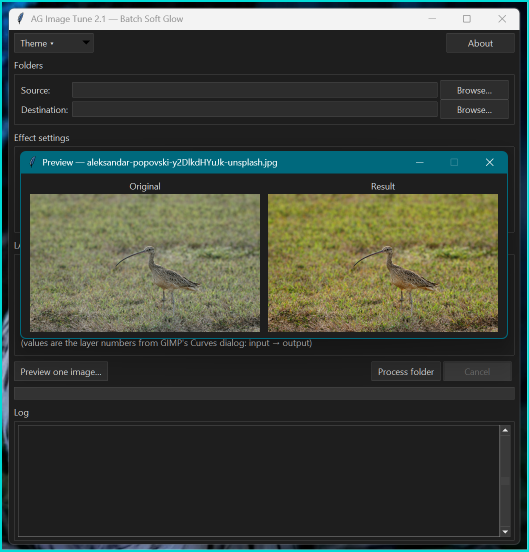
#> input picture example.png, 1058 x 1103 px (shown at 1/2 size); its folder holds only this picture in this run
$ python -i agimage_tune_gui.py   (imports and definitions only)
#> lines starting #> are read from the running program, lines starting #| are printed output that depends on the picture
#> further down, picture is the input picture: PIL image 1058x1103 RGBA; mean R, G, B, A 60.9, 68.2, 59.8, 254.8
#!/usr/bin/env python3
"""AG Image Tune — self-contained Windows GUI (single file).

Everything is in this one file: the soft-glow effect, the folder-processing
loop, and the Tkinter interface. There are no imports from other project
modules and no path tricks, so it can be dropped anywhere and compiled into a
single .exe with PyInstaller:

    py -m pip install pillow pyinstaller
    pyinstaller --onefile --windowed --name AGImageTune agimage_tune_gui.py

The result is dist/AGImageTune.exe — one file, no Python required on the
target machine.
"""
import json
import os
import queue
import sys
import threading
import tkinter as tk
import webbrowser
from concurrent.futures import ThreadPoolExecutor, as_completed
from pathlib import Path
from tkinter import filedialog, ttk
from typing import Optional

from PIL import Image, ImageChops, ImageFilter, ImageOps, ImageTk

SUPPORTED = {".jpg", ".jpeg", ".png", ".webp", ".bmp", ".tif", ".tiff"}

IMAGE_TYPES = [
    ("Images", "*.jpg *.jpeg *.png *.webp *.bmp *.tif *.tiff"),
    ("All files", "*.*"),
]

# How many images to process at once. Pillow releases the GIL inside the heavy
# pixel work (blur, codecs), so plain threads give a real multi-core speedup —
# no multiprocessing, no pickling, nothing extra to bundle into the .exe.
# Capped because every worker holds several full-size RGB buffers (≈5 x W x H
# x 3 bytes): 8 workers on 24 MP photos is already ~2 GB peak.
AUTO_WORKERS_CAP = 8

# .png outputs only. zlib level 6 is Pillow's default; level 1 writes roughly
# 3x faster for ~20% bigger files (the pixels are identical — PNG is lossless).
# Lower it here if you process PNGs and care more about speed than file size.
PNG_COMPRESS_LEVEL = 6

# The LAB pre-step can be split across cores in horizontal strips; strips
# thinner than this are not worth the thread hand-off.
MIN_LAB_TILE_ROWS = 64


def default_workers() -> int:
    """One worker per CPU core, capped at AUTO_WORKERS_CAP."""
    return max(1, min(os.cpu_count() or 1, AUTO_WORKERS_CAP))


# Colour palettes for the two UI themes. ttk's 'clam' engine honours these
# overrides on every platform, unlike the native 'vista' theme (which ignores
# most colour changes on Windows).
THEMES = {
    "light": {
        "label": "Light",
        "bg": "#f4f4f4",
        "fg": "#1b1b1b",
        "surface": "#ffffff",
        "surface_alt": "#e7e7e7",
        "border": "#c2c2c2",
        "accent": "#2563eb",
        "accent_fg": "#ffffff",
        "hover": "#e0e6f0",
        "select_bg": "#2563eb",
        "select_fg": "#ffffff",
        "disabled_fg": "#9e9e9e",
        "text_bg": "#ffffff",
        "text_fg": "#1b1b1b",
        "trough": "#e0e0e0",
    },
    "dark": {
        "label": "Dark",
        "bg": "#1e1e1e",
        "fg": "#e6e6e6",
        "surface": "#2d2d2d",
        "surface_alt": "#3a3a3a",
        "border": "#4a4a4a",
        "accent": "#4f9cf9",
        "accent_fg": "#0b0b0b",
        "hover": "#3d4652",
        "select_bg": "#2f6fb3",
        "select_fg": "#ffffff",
        "disabled_fg": "#6e6e6e",
        "text_bg": "#1e1e1e",
        "text_fg": "#e6e6e6",
        "trough": "#333333",
    },
}
DEFAULT_THEME = "light"

# Theme choice persists here; a home-dir path survives PyInstaller one-file
# builds (which unpack __file__ into a temp dir at runtime).
CONFIG_PATH = Path.home() / ".agimage_tune.json"


# ---------------------------------------------------------------------------
# LAB chroma curve — a Python port of this GIMP workflow:
#     Colors > Components > Decompose  (model LAB, "Decompose to layers")
#     Curves on layer "A" and layer "B"  (e.g. the points 30->0 and 220->255)
#     Colors > Components > Compose
# The same functions plus a command-line front end live in lab_tune.py, which
# test_lab_tune.py exercises; keep the two copies in sync.
#
# Pillow's "LAB" mode is D50-referenced CIE Lab encoded as L* * 255/100,
# a* + 128, b* + 128 — the same numbers GIMP puts in the "L", "A" and "B"
# layers, so the control points can be typed straight across.
# ---------------------------------------------------------------------------
IDENTITY_POINTS = ((0, 0), (255, 255))
DEFAULT_LAB_POINTS = ((30, 0), (220, 255))


# [105 lines left out: functions build_curve_lut, apply_ab_curves, _lab_roundtrip, _lab_roundtrip_tiled, lab_ab_curve, not called in this run]


def soft_glow(img, blur=3.5, top_opacity=25.0, merged_opacity=80.0,
              lab_a_points=None, lab_b_points=None, tile_workers=1):
    """Apply the AG Image Tune soft-glow effect to a single image.

    When `lab_a_points` / `lab_b_points` are given, the Lab a*/b* channels are
    remapped first (the GIMP "Decompose to LAB + Curves" step). Pass None for
    a channel to leave it alone. `tile_workers` only affects that LAB step.
    """
#> called with blur = 3.5, top_opacity = 25, merged_opacity = 80, tile_workers = 1
    if lab_a_points or lab_b_points:
        img = lab_ab_curve(img,
                           lab_a_points or IDENTITY_POINTS,
                           lab_b_points or IDENTITY_POINTS,
                           tile_workers=tile_workers)
    base = img.convert("RGB")

    # Top layer: desaturate (LUMA) -> gaussian blur -> invert.
    # The layer is greyscale, so blur and invert run on the single-channel L
    # copy and are expanded to RGB afterwards. That is bit-identical to
    # blurring three identical RGB channels (a gaussian blur is per-plane) but
    # blurs a third of the pixels — the biggest single win, because the blur
    # dominates the runtime.
    top = ImageOps.grayscale(base)
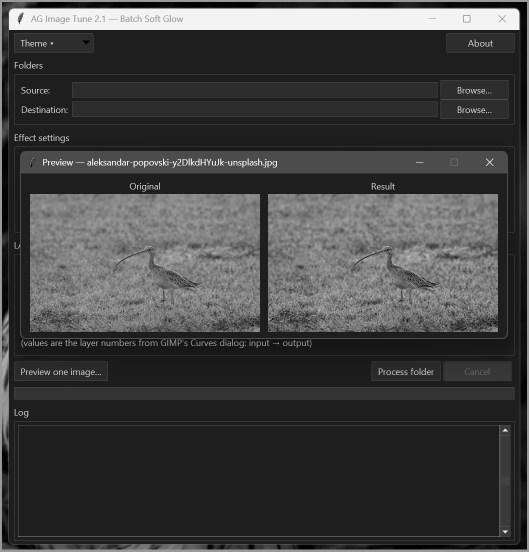
#> top: PIL image 1058x1103 L (shown at 1/2 size); min 0, max 255, mean 65.1
    top = top.filter(ImageFilter.GaussianBlur(blur))
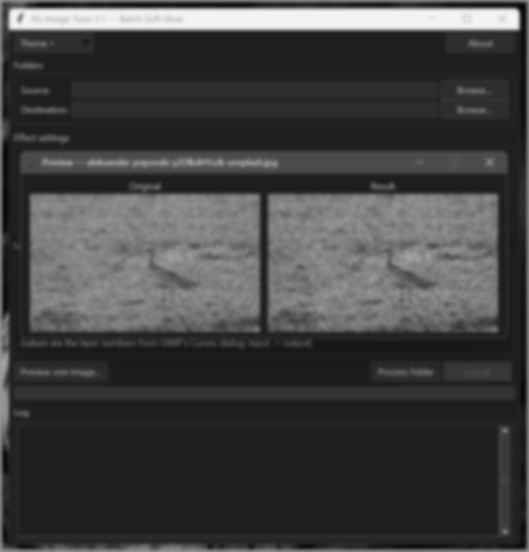
#> top: PIL image 1058x1103 L (shown at 1/2 size); min 6, max 243, mean 65.1
    top = ImageOps.invert(top).convert("RGB")
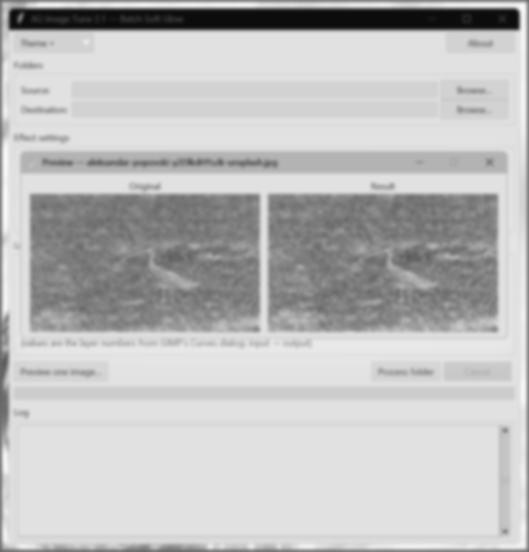
#> top: PIL image 1058x1103 RGB (shown at 1/2 size); min 12, max 249, mean 189.9

    # Merge down #1: base with top at top_opacity.
    merged = Image.blend(base, top, top_opacity / 100.0)
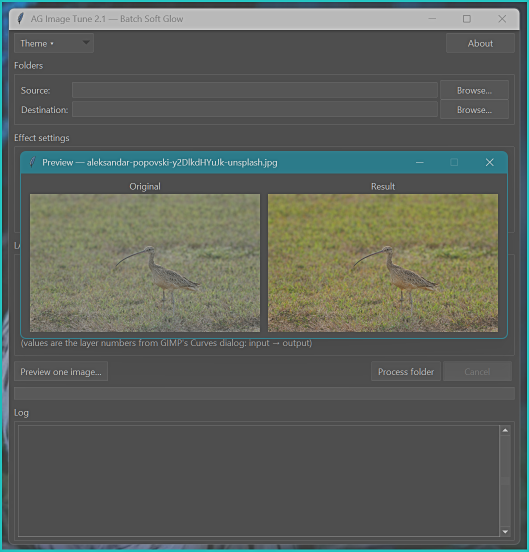
#> merged: PIL image 1058x1103 RGB (shown at 1/2 size); mean R, G, B 92.7, 98.2, 91.8
    del top

    # Flatten: base + merged in soft-light mode at merged_opacity.
    soft = ImageChops.soft_light(base, merged)
    del merged
    return Image.blend(base, soft, merged_opacity / 100.0)


# [86 lines left out: functions _process_one, process_folder, not called in this run]


class AgImageApp:
    """Main application window."""

    # [364 lines left out: functions __init__, _build_ui, _slider, _lab_toggle, _lab_points, _workers_value and 9 more, not called in this run]

    def _cancel_run(self):
        self._cancel.set()
        self._log("Cancelling… (the current image will finish first)")

    # [301 lines left out: functions _set_running, _build_toolbar, _show_about, _close_about, _alert, _load_theme and 6 more, not called in this run]


# [2 lines not run here, left out]

>>> from PIL import Image
>>> picture = Image.open('example.png')
>>> result = soft_glow(picture)
